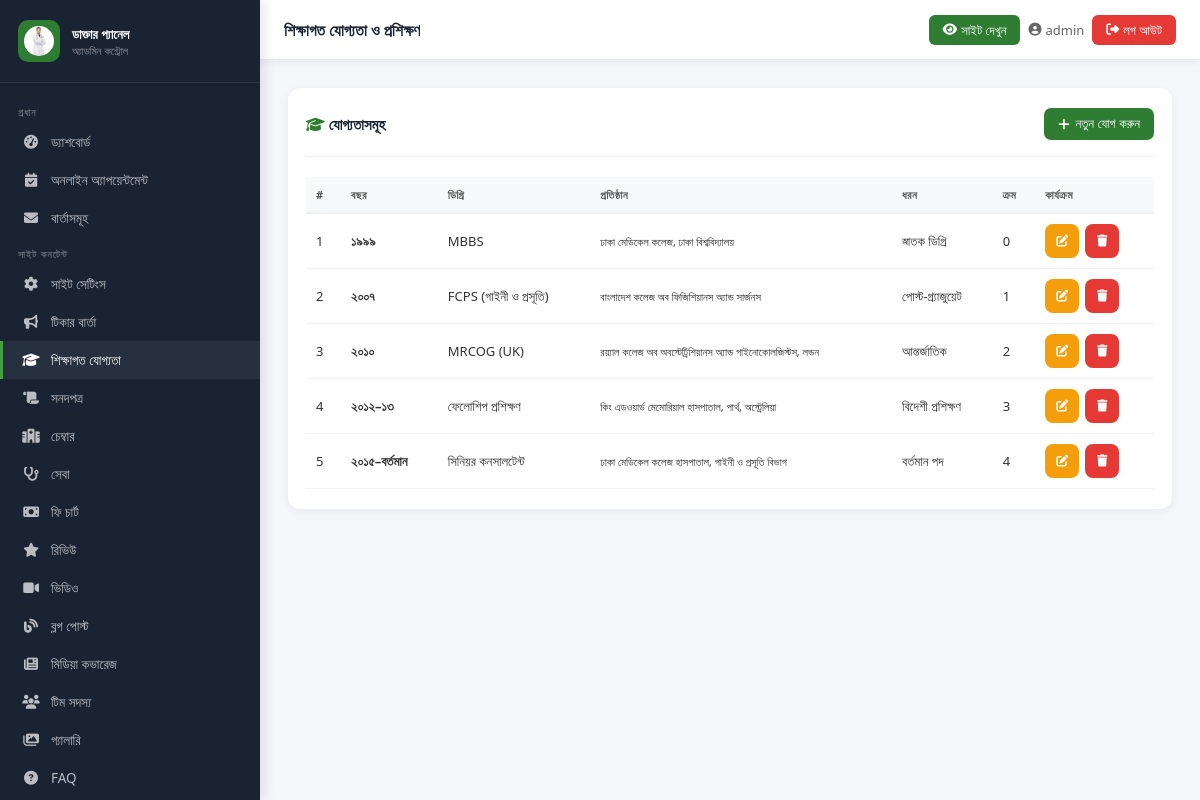
The app's page /admin-panel/qualifications/ (signed in), older data.
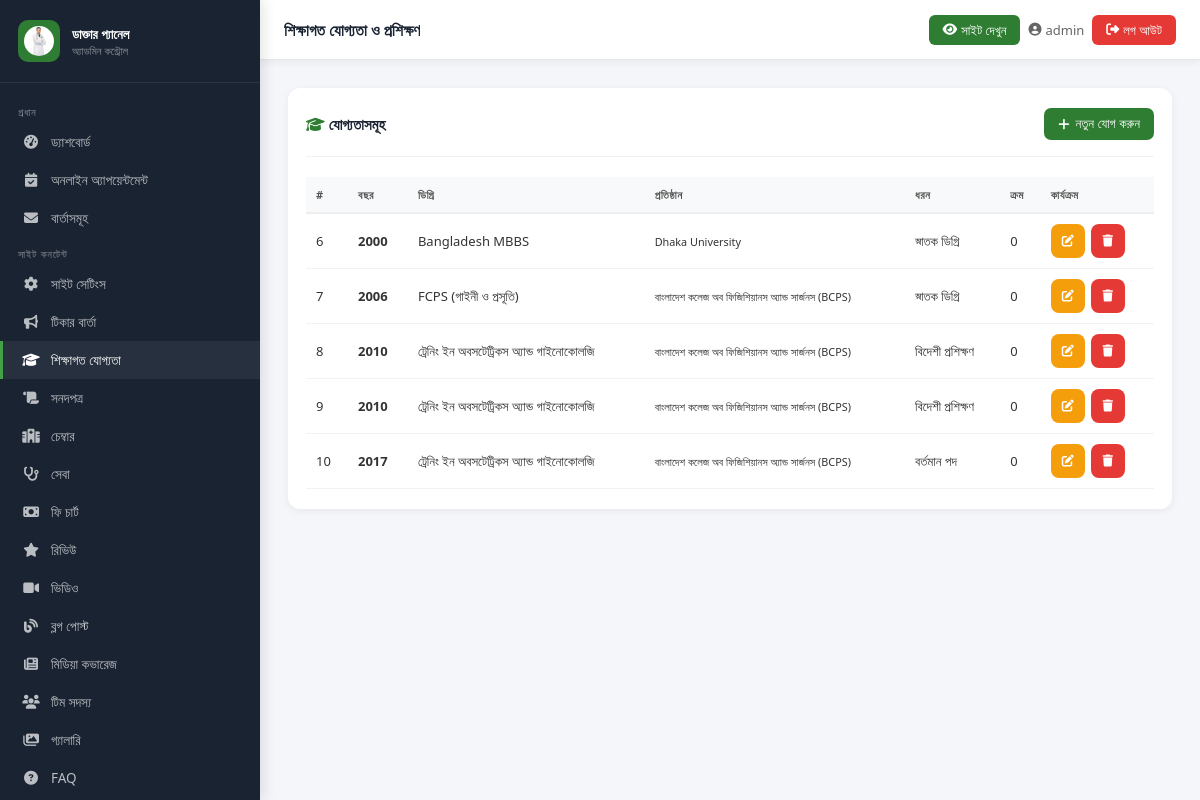
The same page, newer data.
### core/models.py (models this page shows, shortened)
class Qualification(models.Model):
    year = models.CharField(max_length=20)
    degree = models.CharField(max_length=200)
    institution = models.CharField(max_length=300)
    icon_class = models.CharField(max_length=100, default='fas fa-graduation-cap')
    TYPE_CHOICES = [
        ('degree', 'স্নাতক ডিগ্রি'),
        ('postgrad', 'পোস্ট-গ্র্যাজুয়েট'),
        ('international', 'আন্তর্জাতিক'),
        ('training', 'বিদেশী প্রশিক্ষণ'),
        ('current', 'বর্তমান পদ'),
    ]
    entry_type = models.CharField(max_length=20, choices=TYPE_CHOICES, default='degree')
    is_active = models.BooleanField(default=True)
    order = models.IntegerField(default=0)
    class Meta:
        ordering = ['order']
        verbose_name = 'শিক্ষাগত যোগ্যতা'

### core/admin_views.py (the view, shortened to what this page needs)
# urls.py: path('qualifications/', av.manage_qualifications, name='admin_qualifications'),
@login_required(login_url='/admin-panel/login/')
def manage_qualifications(request):
    items = Qualification.objects.all()
    return render(request, 'admin_panel/qualifications.html', {'items': items})

### core/context_processors.py (called while the page is built)
def site_settings(request):
    try:
        settings = SiteSettings.objects.first()
        if not settings:
            settings = SiteSettings()
    except Exception:
        settings = SiteSettings()
    return {'site': settings}

### core/models.py (called while the page is built)
    def get_profile_photo(self):
        if self.profile_photo:
            return self.profile_photo.url
        return self.profile_photo_url

### templates/admin_panel/qualifications.html (shortened to what this page needs)
{% extends "admin_panel/base_admin.html" %}
{% block page_title %}শিক্ষাগত যোগ্যতা ও প্রশিক্ষণ{% endblock %}
{% block nav_qualifications %}active{% endblock %}
{% block content %}
<div class="card">
  <div class="card__header">
    <span class="card__title"><i class="fas fa-graduation-cap" style="color:#2e7d32"></i> যোগ্যতাসমূহ</span>
    <button class="btn btn-primary" onclick="openModal('addModal')"><i class="fas fa-plus"></i> নতুন যোগ করুন</button>
  </div>
  <div style="overflow-x:auto">
  <table class="tbl">
    <thead><tr><th>#</th><th>বছর</th><th>ডিগ্রি</th><th>প্রতিষ্ঠান</th><th>ধরন</th><th>ক্রম</th><th>কার্যক্রম</th></tr></thead>
    <tbody>
      {% for item in items %}
      <tr>
        <td>{{ item.pk }}</td>
        <td><strong>{{ item.year }}</strong></td>
        <td>{{ item.degree }}</td>
        <td><small>{{ item.institution }}</small></td>
        <td>{{ item.get_entry_type_display }}</td>
        <td>{{ item.order }}</td>
        <td>
          <div class="action-buttons">
            <button class="btn btn-warning btn-sm btn-icon" onclick="openEdit({{ item.pk }},'{{ item.year|escapejs }}','{{ item.degree|escapejs }}','{{ item.institution|escapejs }}','{{ item.icon_class|escapejs }}','{{ item.entry_type }}',{{ item.order }})" title="সম্পাদনা"><i class="fas fa-edit"></i></button>
            <form method="POST" style="display:inline" onsubmit="return confirm('মুছবেন?')"><button type="submit" class="btn btn-danger btn-sm btn-icon"><i class="fas fa-trash"></i></button></form>
          </div>
        </td>
      </tr>
      {% empty %}
      <tr><td colspan="7"><div class="empty-state"><i class="fas fa-graduation-cap"></i><p>কোনো যোগ্যতা নেই</p></div></td></tr>
      {% endfor %}
    </tbody>
  </table>
  </div>
</div>
{% endblock %}

Row changes from the older to the newer data that the page shows:
removed Qualification: pk "1", year "১৯৯৯", degree "MBBS", institution "ঢাকা মেডিকেল কলেজ, ঢাকা বিশ্ববিদ্যালয়", entry_type "স্নাতক ডিগ্রি", order "0"
removed Qualification: pk "2", year "২০০৭", degree "FCPS (গাইনী ও প্রসূতি)", institution "বাংলাদেশ কলেজ অব ফিজিশিয়ানস অ্যান্ড সার্জনস", entry_type "পোস্ট-গ্র্যাজুয়েট", order "1"
removed Qualification: pk "3", year "২০১০", degree "MRCOG (UK)", institution "রয়্যাল কলেজ অব অবস্টেট্রিশিয়ানস অ্যান্ড গাইনোকোলজিস্টস, লন্ডন", entry_type "আন্তর্জাতিক", order "2"
removed Qualification: pk "4", year "২০১২–১৩", degree "ফেলোশিপ প্রশিক্ষণ", institution "কিং এডওয়ার্ড মেমোরিয়াল হাসপাতাল, পার্থ, অস্ট্রেলিয়া", entry_type "বিদেশী প্রশিক্ষণ", order "3"
removed Qualification: pk "5", year "২০১৫–বর্তমান", degree "সিনিয়র কনসালটেন্ট", institution "ঢাকা মেডিকেল কলেজ হাসপাতাল, গাইনী ও প্রসূতি বিভাগ", entry_type "বর্তমান পদ", order "4"
added Qualification: pk "6", year "2000", degree "Bangladesh MBBS", institution "Dhaka University", entry_type "স্নাতক ডিগ্রি", order "0"
added Qualification: pk "7", year "2006", degree "FCPS (গাইনী ও প্রসূতি)", institution "বাংলাদেশ কলেজ অব ফিজিশিয়ানস অ্যান্ড সার্জনস (BCPS)", entry_type "স্নাতক ডিগ্রি", order "0"
added Qualification: pk "8", year "2010", degree "ট্রেনিং ইন অবসটেট্রিকস অ্যান্ড গাইনোকোলজি", institution "বাংলাদেশ কলেজ অব ফিজিশিয়ানস অ্যান্ড সার্জনস (BCPS)", entry_type "বিদেশী প্রশিক্ষণ", order "0"
added Qualification: pk "9", year "2010", degree "ট্রেনিং ইন অবসটেট্রিকস অ্যান্ড গাইনোকোলজি", institution "বাংলাদেশ কলেজ অব ফিজিশিয়ানস অ্যান্ড সার্জনস (BCPS)", entry_type "বিদেশী প্রশিক্ষণ", order "0"
added Qualification: pk "10", year "2017", degree "ট্রেনিং ইন অবসটেট্রিকস অ্যান্ড গাইনোকোলজি", institution "বাংলাদেশ কলেজ অব ফিজিশিয়ানস অ্যান্ড সার্জনস (BCPS)", entry_type "বর্তমান পদ", order "0"
